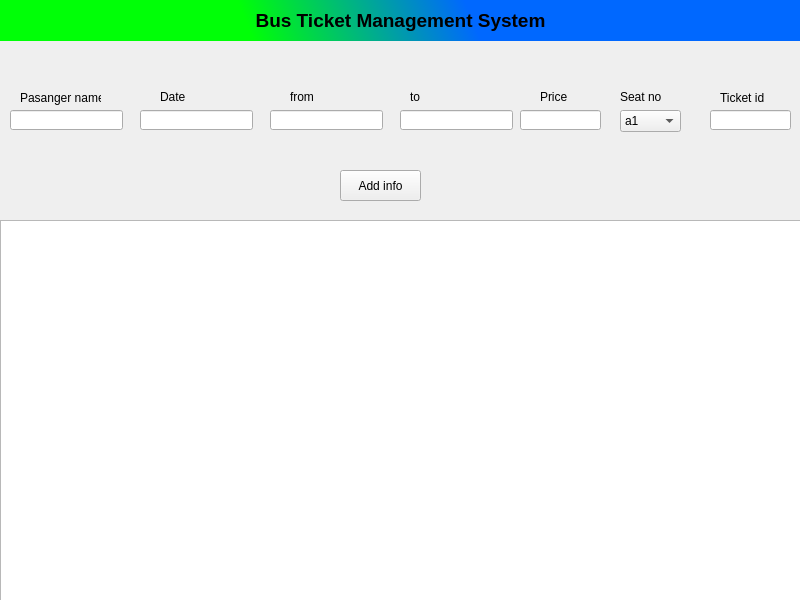
<?xml version="1.0" encoding="UTF-8"?>
<ui version="4.0">
 <class>MainWindow</class>
 <widget class="QMainWindow" name="MainWindow">
  <property name="geometry">
   <rect>
    <x>0</x>
    <y>0</y>
    <width>800</width>
    <height>600</height>
   </rect>
  </property>
  <property name="windowTitle">
   <string>MainWindow</string>
  </property>
  <property name="styleSheet">
   <string notr="true"/>
  </property>
  <widget class="QWidget" name="centralwidget">
   <widget class="QLabel" name="header">
    <property name="geometry">
     <rect>
      <x>0</x>
      <y>0</y>
      <width>801</width>
      <height>41</height>
     </rect>
    </property>
    <property name="font">
     <font>
      <pointsize>14</pointsize>
      <weight>75</weight>
      <bold>true</bold>
     </font>
    </property>
    <property name="styleSheet">
     <string notr="true">background-color: qlineargradient(spread:pad, x1:0.307227, y1:0.557, x2:0.591, y2:0.551136, stop:0 rgba(0, 255, 7, 255), stop:1 rgba(0, 104, 255, 255));</string>
    </property>
    <property name="text">
     <string>Bus Ticket Management System</string>
    </property>
    <property name="alignment">
     <set>Qt::AlignCenter</set>
    </property>
   </widget>
   <widget class="QLabel" name="psgnmlab">
    <property name="geometry">
     <rect>
      <x>20</x>
      <y>90</y>
      <width>81</width>
      <height>16</height>
     </rect>
    </property>
    <property name="text">
     <string>Pasanger name</string>
    </property>
   </widget>
   <widget class="QLabel" name="datlab">
    <property name="geometry">
     <rect>
      <x>160</x>
      <y>90</y>
      <width>47</width>
      <height>13</height>
     </rect>
    </property>
    <property name="text">
     <string>Date</string>
    </property>
   </widget>
   <widget class="QLabel" name="fromlab">
    <property name="geometry">
     <rect>
      <x>290</x>
      <y>90</y>
      <width>47</width>
      <height>13</height>
     </rect>
    </property>
    <property name="text">
     <string>from</string>
    </property>
   </widget>
   <widget class="QLabel" name="tolab">
    <property name="geometry">
     <rect>
      <x>410</x>
      <y>90</y>
      <width>47</width>
      <height>13</height>
     </rect>
    </property>
    <property name="text">
     <string>to</string>
    </property>
   </widget>
   <widget class="QLabel" name="priclab">
    <property name="geometry">
     <rect>
      <x>540</x>
      <y>90</y>
      <width>47</width>
      <height>13</height>
     </rect>
    </property>
    <property name="text">
     <string>Price</string>
    </property>
   </widget>
   <widget class="QLabel" name="sitlab">
    <property name="geometry">
     <rect>
      <x>620</x>
      <y>90</y>
      <width>47</width>
      <height>13</height>
     </rect>
    </property>
    <property name="text">
     <string>Seat no</string>
    </property>
   </widget>
   <widget class="QLabel" name="ticidlab">
    <property name="geometry">
     <rect>
      <x>720</x>
      <y>90</y>
      <width>61</width>
      <height>16</height>
     </rect>
    </property>
    <property name="text">
     <string>Ticket id</string>
    </property>
   </widget>
   <widget class="QLineEdit" name="psgname">
    <property name="geometry">
     <rect>
      <x>10</x>
      <y>110</y>
      <width>113</width>
      <height>20</height>
     </rect>
    </property>
   </widget>
   <widget class="QLineEdit" name="date">
    <property name="geometry">
     <rect>
      <x>140</x>
      <y>110</y>
      <width>113</width>
      <height>20</height>
     </rect>
    </property>
   </widget>
   <widget class="QLineEdit" name="frm">
    <property name="geometry">
     <rect>
      <x>270</x>
      <y>110</y>
      <width>113</width>
      <height>20</height>
     </rect>
    </property>
   </widget>
   <widget class="QLineEdit" name="to">
    <property name="geometry">
     <rect>
      <x>400</x>
      <y>110</y>
      <width>113</width>
      <height>20</height>
     </rect>
    </property>
   </widget>
   <widget class="QLineEdit" name="prc">
    <property name="geometry">
     <rect>
      <x>520</x>
      <y>110</y>
      <width>81</width>
      <height>20</height>
     </rect>
    </property>
   </widget>
   <widget class="QComboBox" name="stno">
    <property name="geometry">
     <rect>
      <x>620</x>
      <y>110</y>
      <width>61</width>
      <height>22</height>
     </rect>
    </property>
    <item>
     <property name="text">
      <string>a1</string>
     </property>
    </item>
    <item>
     <property name="text">
      <string>a2</string>
     </property>
    </item>
    <item>
     <property name="text">
      <string>a3</string>
     </property>
    </item>
    <item>
     <property name="text">
      <string>a4</string>
     </property>
    </item>
    <item>
     <property name="text">
      <string>b1</string>
     </property>
    </item>
    <item>
     <property name="text">
      <string>b2</string>
     </property>
    </item>
    <item>
     <property name="text">
      <string>b3</string>
     </property>
    </item>
    <item>
     <property name="text">
      <string>b4</string>
     </property>
    </item>
    <item>
     <property name="text">
      <string>c1</string>
     </property>
    </item>
    <item>
     <property name="text">
      <string>c2</string>
     </property>
    </item>
    <item>
     <property name="text">
      <string>c3</string>
     </property>
    </item>
    <item>
     <property name="text">
      <string>c4</string>
     </property>
    </item>
   </widget>
   <widget class="QLineEdit" name="ticid">
    <property name="geometry">
     <rect>
      <x>710</x>
      <y>110</y>
      <width>81</width>
      <height>20</height>
     </rect>
    </property>
   </widget>
   <widget class="QPushButton" name="addbtn">
    <property name="geometry">
     <rect>
      <x>340</x>
      <y>170</y>
      <width>81</width>
      <height>31</height>
     </rect>
    </property>
    <property name="text">
     <string>Add info</string>
    </property>
   </widget>
   <widget class="QListWidget" name="ticketlist">
    <property name="geometry">
     <rect>
      <x>0</x>
      <y>220</y>
      <width>801</width>
      <height>381</height>
     </rect>
    </property>
   </widget>
  </widget>
 </widget>
 <resources/>
 <connections/>
</ui>
